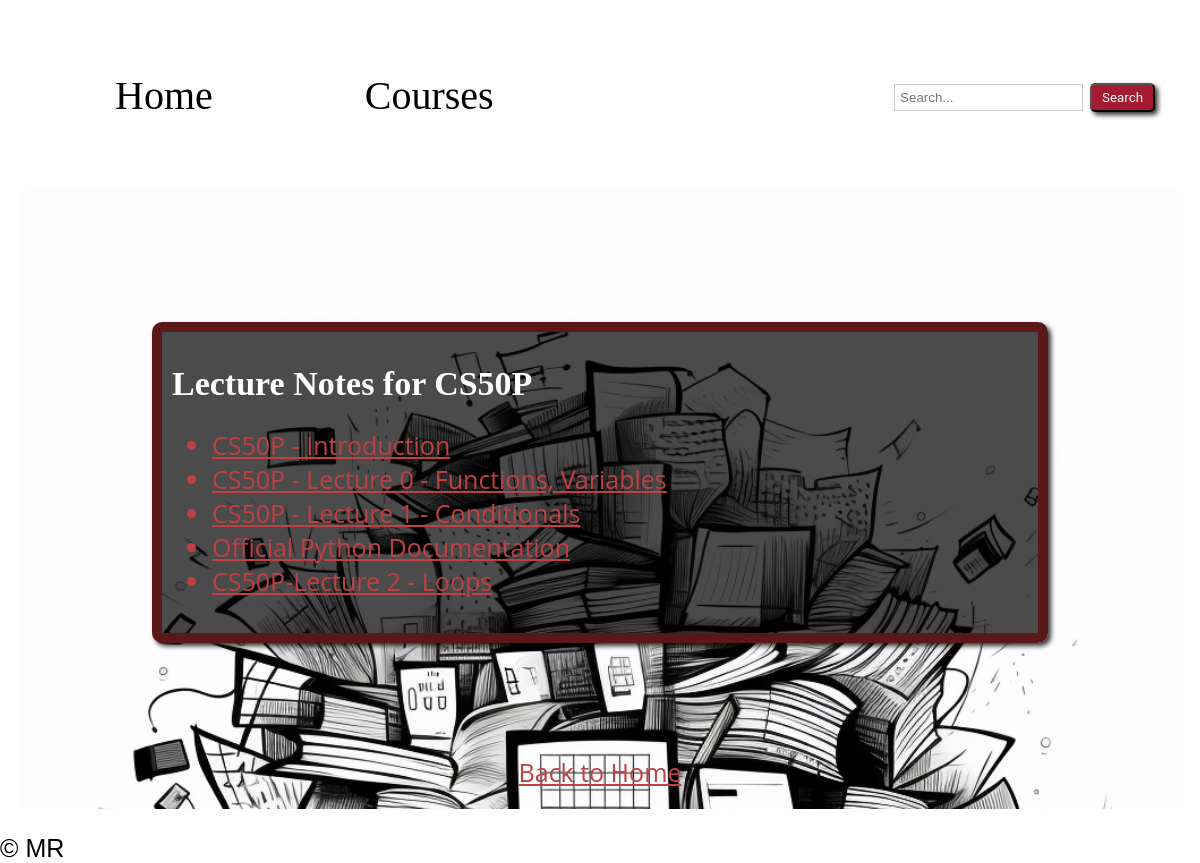
The app's page /lecture-notes/1/ with its own data.
### cs50notes/models.py (models this page shows, shortened)
class Course (models.Model):
    name = models.CharField(max_length=255)
    description = models.TextField()
    created_at = models.DateTimeField(auto_now_add=True)

class LectureNote(models.Model):
    title = models.CharField(max_length=200)
    image = models.ImageField(upload_to='lecture_images/', null=True, blank=True)
    content = RichTextField(blank = True, null = True )
    category = models.ForeignKey(Course, on_delete=models.CASCADE)
    created_at = models.DateTimeField(auto_now_add=True)
    updated_at = models.DateTimeField(auto_now=True)
    language = models.CharField(max_length=100, default='python')
    web_link = models.URLField(blank=True, null=True)

### cs50notes/views.py (the view)
# urls.py: path('lecture-notes/<int:course_id>/', views.lecture_note_list, name='lecture-note-list'),
def lecture_note_list(request, course_id):
    course = get_object_or_404(Course, pk=course_id)
    notes = LectureNote.objects.filter(category_id=course_id)
    return render(request, 'course-notes.html', {'course': course, 'notes': notes})

### cs50notes/templates/course-notes.html (shortened to what this page needs)
{% extends 'layout.html' %}
{% load static %}
{% load custom_filters %}
{% block content %}
<div class="course-notes-list">
<div class="card">
    <h1>Lecture Notes for {{ course.name }}</h1>
    <ul>
        {% if notes %}
            {% for note in notes %}
            <li class="a-link"><a class="a-link" href="{% url 'lecture-note-detail' course.id note.id %}">{{ note.title }}</a></li>
            {% endfor %}
        {% else %}
            <li >No lecture notes available for this course. 📚</li>
        {% endif %}
    </ul>
</div>
<a class="a-link" href="{% url 'home' %}">Back to Home</a>
</div>
{% endblock %}

### cs50notes/static/styles.css (style rules this page uses)
:root { --primary-color:#A51C30 ; --secondary-color: #E5DCCF; --accent-color: #BF4141; --highlight-color:#BF9775; --text-color:#ffffff ; --code-color:#00FF00; --link-color:#BF4141; }
body { height: 100vh; background-repeat: no-repeat; background-position: center; font-family: 'Spicy Potatos', Arial, sans-serif; margin: 0; padding: 0; font-size: 25px; }
.a-link { font-family: 'Open Sans', sans-serif; color: var(--link-color); transition: color 0.2s; }
.course-notes-list { background-image: url('/static/images/course-notes.png'); background-size: cover; background-repeat: no-repeat; justify-content: center; align-items: center; display: flex; flex-wrap: wrap; justify-content: space-around; padding: 20px; margin: 20px; }
.card { background-color: rgba(0, 0, 0, 0.7); font-family: 'Open Sans'; margin-left: 50px; color: #ffffff; border: 10px solid #5b1818; border-radius: 10px; padding: 10px; margin: 10%; width: 80%; box-shadow: 3px 3px 5px 0 rgba(0, 0, 0, 0.8); transition: transform 0.2s, box-shadow 0.2s; }
.card h1 { font-family: 'Manga Temple'; font-size: 34px; margin-bottom: 10px; }

### records on screen
Course: name "CS50P"
LectureNote: title "CS50P - Introduction"
LectureNote: title "CS50P - Lecture 0 - Functions, Variables"
LectureNote: title "CS50P - Lecture 1 - Conditionals"
LectureNote: title "Official Python Documentation"
LectureNote: title "CS50P-Lecture 2 - Loops"
